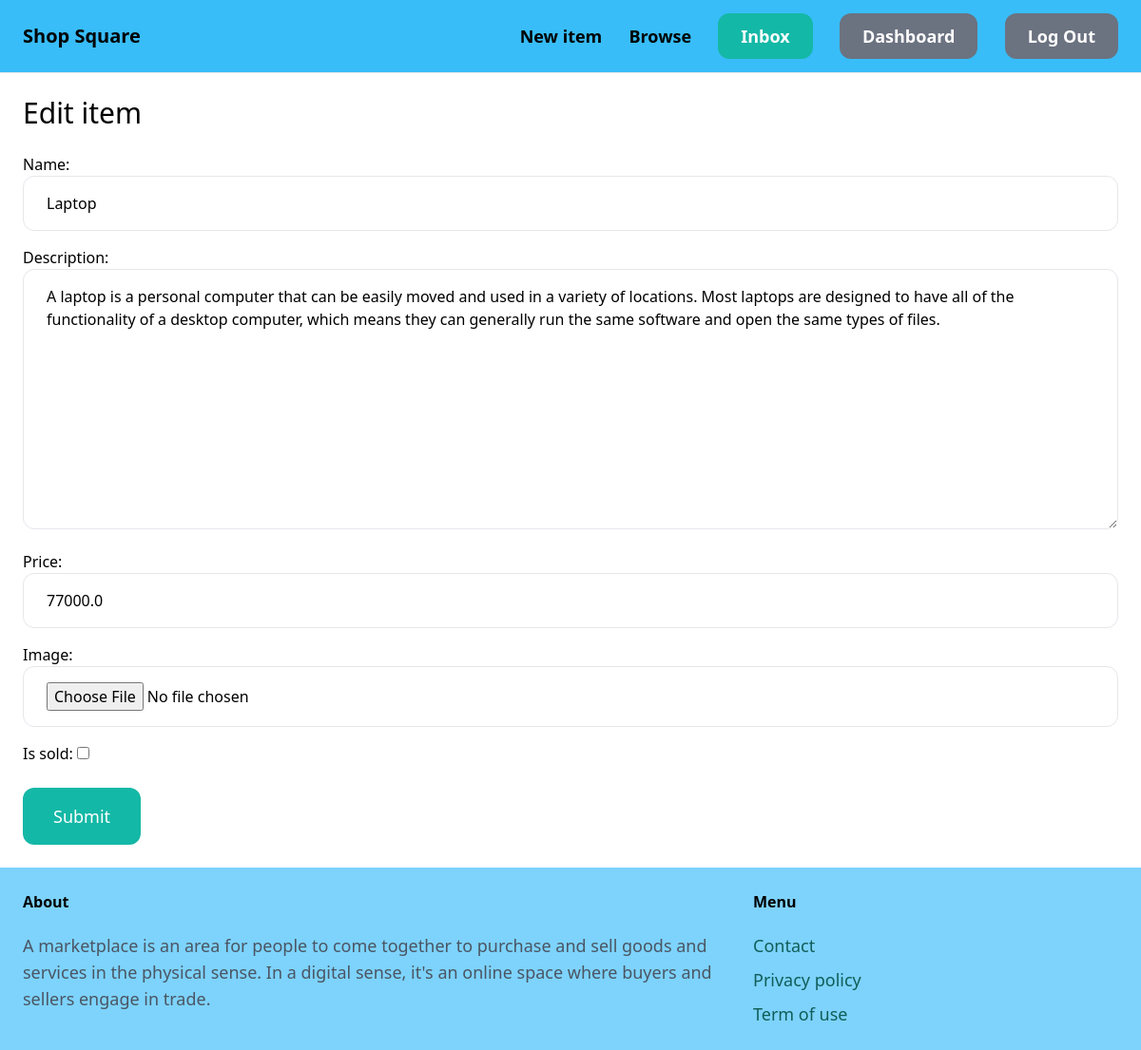
Screenshot of /items/4/edit/ (signed in) with the database file from the repository.
### item/models.py (models this page shows, shortened)
class Item(models.Model):
    category = models.ForeignKey(Category, related_name='items', on_delete=models.CASCADE)
    name = models.CharField(max_length=255)
    description = models.TextField(blank=True, null=True)
    price = models.FloatField()
    image = models.ImageField(upload_to='item_images/', blank=True, null=True)
    is_sold = models.BooleanField(default=False)
    created_by = models.ForeignKey(User, related_name='items', on_delete=models.CASCADE)
    created_at = models.DateTimeField(auto_now_add=True)

### item/views.py (the view)
# urls.py: path('<int:pk>/edit/', views.edit, name='edit'),
@login_required
def edit(request, pk):
    item = get_object_or_404(Item, pk=pk, created_by=request.user)
    if request.method == 'POST':
        form = EditItemForm(request.POST, request.FILES, instance=item)
        if form.is_valid():
            form.save()
            return redirect('item:detail', pk=item.id)
    else:
        form = EditItemForm(instance=item)
    return render(request, 'item/form.html', {
        'form': form,
        'title': 'Edit item',
    })

### item/forms.py
class EditItemForm(forms.ModelForm):
    class Meta:
        model = Item
        fields = ('name', 'description', 'price', 'image', 'is_sold')
        widgets = {
            'name': forms.TextInput(attrs={
                'class': INPUT_CLASSES
            }),
            'description': forms.Textarea(attrs={
                'class': INPUT_CLASSES
            }),
            'price': forms.TextInput(attrs={
                'class': INPUT_CLASSES
            }),
            'image': forms.FileInput(attrs={
                'class': INPUT_CLASSES
            })
        }

### item/templates/item/form.html (shortened to what this page needs)
{% extends 'core/base.html' %}
{% block content %}
<h1 class="mb-6 text-3xl">{{ title }}</h1>
<form method="post" action="." enctype="multipart/form-data">
    <div class="space-y-4">
        {{ form.as_p }}
    </div>
    <button class="mt-6 py-4 px-8 text-lg bg-teal-500 hover:bg-teal-700 rounded-xl text-white">Submit</button>
</form>
{% endblock %}

### rows the page displays
Item: name "Laptop", description "A laptop is a personal computer that can be easily moved and used in a variety of locations. Most laptops are designed to have all of the functionality of a desktop computer, which means they can generally run the same software and open the same types of files.", price "77000.0"

### other values shown
{{ title }} "Edit item"
